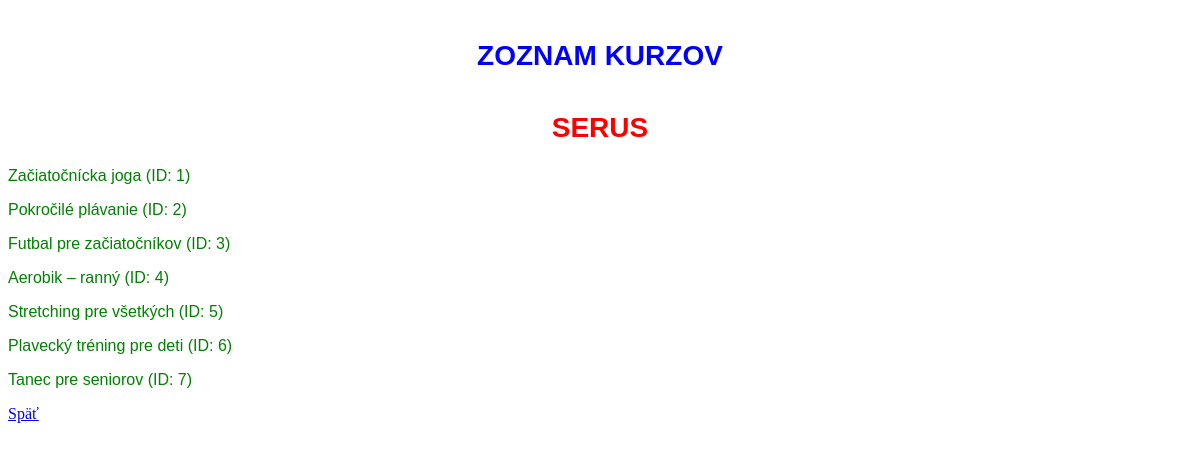
Screenshot of /kurzy with the database file from the repository.
### app.py (models this page shows, shortened)
class Kurz(db.Model):
    __tablename__ = "Kurzy"
    ID_kurzu                = db.Column(db.Integer, primary_key=True)
    Nazov_kurzu             = db.Column(db.String, nullable=False)
    Typ_sportu              = db.Column(db.String)
    Max_pocet_ucastnikov    = db.Column(db.Integer)
    ID_trenera              = db.Column(db.Integer)

### app.py (the view)
@app.route('/kurzy')  # API endpoint
def zobraz_kurzy():
    kurzy = Kurz.query.all()
    return render_template("kurzy.html", kurzy=kurzy)

### app.py (called while the page is built)
@app.before_request
def set_lang():
    lang = request.args.get("lang")
    if lang not in SUPPORTED:
        lang = session.get("lang", "sk")
    session["lang"] = lang
    g.t = TRANSLATIONS[lang]

@app.context_processor
def inject_translations():
    return dict(t=g.t)

### templates/kurzy.html (shortened to what this page needs)
<!DOCTYPE html>
<html lang="sk">
<head>
    <link rel="stylesheet" href="{{ url_for('static', filename='main.css') }}">
</head>
<body>
    <h2>{{ t.courses_list }}</h2>
    <h2 class="mojah2">Serus</h2>
    {% for kurz in kurzy: %}
        <p>{{ kurz.Nazov_kurzu }} (ID: {{ kurz.ID_kurzu }})</p>
    {% endfor %}
    <a href="/">{{ t.back }}</a>
</body>
</html>

### static/main.css (style rules this page uses)
h2 { color: blue; font-family: Arial, sans-serif; font-size: 28px; text-align: center; margin-top: 40px; text-transform: uppercase; }
.mojah2 { color: red; }
p { color: green; font-family: sans-serif; }

### rows the page displays
Kurz: Nazov_kurzu "Začiatočnícka joga", ID_kurzu "1"
Kurz: Nazov_kurzu "Pokročilé plávanie", ID_kurzu "2"
Kurz: Nazov_kurzu "Futbal pre začiatočníkov", ID_kurzu "3"
Kurz: Nazov_kurzu "Aerobik – ranný", ID_kurzu "4"
Kurz: Nazov_kurzu "Stretching pre všetkých", ID_kurzu "5"
Kurz: Nazov_kurzu "Plavecký tréning pre deti", ID_kurzu "6"
Kurz: Nazov_kurzu "Tanec pre seniorov", ID_kurzu "7"

### other values shown
{{ t.courses_list }} "ZOZNAM KURZOV"
{{ t.back }} "Späť"
